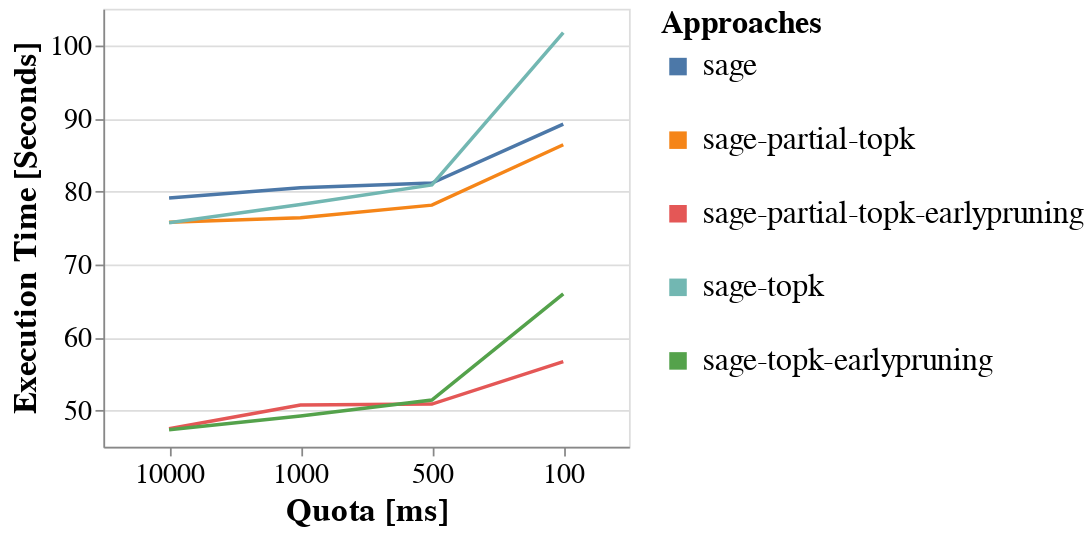

The notebook cell saved with this chart:
### Code cell
base = alt.Chart(df).properties(height=250, width=300)

base.mark_line().encode(
    x=alt.X(
        "quota:N",
        title="Quota [ms]",
        sort=["10000", "1000", "500", "100"],
        axis=alt.Axis(labelAngle=0)
    ),
    y=alt.Y(
        "execution_time:Q",
        title="Execution Time [Seconds]",
        scale=alt.Scale(zero=False)
    ),
    color=alt.Color(
        "approach:N",
        legend=alt.Legend(
            title="Approaches",
            labelFontSize=18,
            titleFontSize=18,
            labelLimit=300,
            symbolStrokeWidth=10
        )
    )
).configure_axis(
    labelFontSize=16,
    titleFontSize=19
)

### Figure 1 — Vega-Lite specification as saved in the notebook (floating-point values rounded to 4 significant figures)
{"config": {"view": {"continuousWidth": 400, "continuousHeight": 300}, "axis": {"labelFontSize": 16, "titleFontSize": 19}}, "data": {"name": "data-3a2160549462f8f6999827ae47a04cd5"}, "mark": "line", "encoding": {"color": {"field": "approach", "legend": {"labelFontSize": 18, "labelLimit": 300, "symbolStrokeWidth": 10, "title": "Approaches", "titleFontSize": 18}, "type": "nominal"}, "x": {"axis": {"labelAngle": 0}, "field": "quota", "sort": ["10000", "1000", "500", "100"], "title": "Quota [ms]", "type": "nominal"}, "y": {"field": "execution_time", "scale": {"zero": false}, "title": "Execution Time [Seconds]", "type": "quantitative"}}, "height": 250, "width": 300, "$schema": "https://vega.github.io/schema/vega-lite/v4.17.0.json", "datasets": {"data-3a2160549462f8f6999827ae47a04cd5": [{"xp": "earlypruning", "approach": "sage-partial-topk-earlypruning", "quota": "100", "limit": "LIMIT 0", "run": 2.0, "execution_time": 56.65, "data_transfer": 7.97, "http_calls": 496.0, "solutions": 8361.0, "resuming_time": 5.218, "saving_time": 0.1215}, {"xp": "earlypruning", "approach": "sage-partial-topk-earlypruning", "quota": "1000", "limit": "LIMIT 0", "run": 2.0, "execution_time": 50.72, "data_transfer": 4.842, "http_calls": 66.67, "solutions": 8361.0, "resuming_time": 0.676, "saving_time": 0.01422}, {"xp": "earlypruning", "approach": "sage-partial-topk-earlypruning", "quota": "10000", "limit": "LIMIT 0", "run": 2.0, "execution_time": 47.47, "data_transfer": 3.13, "http_calls": 25.0, "solutions": 8361.0, "resuming_time": 0.1714, "saving_time": 8.663e-06}, {"xp": "earlypruning", "approach": "sage-partial-topk-earlypruning", "quota": "500", "limit": "LIMIT 0", "run": 2.0, "execution_time": 50.84, "data_transfer": 5.231, "http_calls": 110.3, "solutions": 8361.0, "resuming_time": 1.154, "saving_time": 0.02704}, {"xp": "earlypruning", "approach": "sage-topk-earlypruning", "quota": "100", "limit": "LIMIT 0", "run": 2.0, "execution_time": 65.94, "data_transfer": 222.6, "http_calls": 493.7, "solutions": 8361.0, "resuming_time": 9.667, "saving_time": 2.644}, {"xp": "earlypruning", "approach": "sage-topk-earlypruning", "quota": "1000", "limit": "LIMIT 0", "run": 2.0, "execution_time": 49.22, "data_transfer": 24.64, "http_calls": 65.0, "solutions": 8361.0, "resuming_time": 1.073, "saving_time": 0.2423}, {"xp": "earlypruning", "approach": "sage-topk-earlypruning", "quota": "10000", "limit": "LIMIT 0", "run": 2.0, "execution_time": 47.35, "data_transfer": 2.619, "http_calls": 25.0, "solutions": 8361.0, "resuming_time": 0.1815, "saving_time": 7.47e-06}, {"xp": "earlypruning", "approach": "sage-topk-earlypruning", "quota": "500", "limit": "LIMIT 0", "run": 2.0, "execution_time": 51.4, "data_transfer": 45.06, "http_calls": 110.0, "solutions": 8361.0, "resuming_time": 1.995, "saving_time": 0.5007}, {"xp": "stateless", "approach": "sage", "quota": "100", "limit": "LIMIT 0", "run": 2.0, "execution_time": 89.19, "data_transfer": 106.8, "http_calls": 773.0, "solutions": 8361.0, "resuming_time": 5.296, "saving_time": 0.16}, {"xp": "stateless", "approach": "sage", "quota": "1000", "limit": "LIMIT 0", "run": 2.0, "execution_time": 80.48, "data_transfer": 103.6, "http_calls": 116.3, "solutions": 8361.0, "resuming_time": 0.9405, "saving_time": 0.02223}, {"xp": "stateless", "approach": "sage", "quota": "10000", "limit": "LIMIT 0", "run": 2.0, "execution_time": 79.06, "data_transfer": 103.4, "http_calls": 63.0, "solutions": 8361.0, "resuming_time": 0.6423, "saving_time": 0.007408}, {"xp": "stateless", "approach": "sage", "quota": "500", "limit": "LIMIT 0", "run": 2.0, "execution_time": 81.13, "data_transfer": 104.0, "http_calls": 180.0, "solutions": 8361.0, "resuming_time": 1.263, "saving_time": 0.03774}, {"xp": "stateless", "approach": "sage-partial-topk", "quota": "100", "limit": "LIMIT 0", "run": 2.0, "execution_time": 86.37, "data_transfer": 9.214, "http_calls": 765.0, "solutions": 8361.0, "resuming_time": 6.763, "saving_time": 0.171}, {"xp": "stateless", "approach": "sage-partial-topk", "quota": "1000", "limit": "LIMIT 0", "run": 2.0, "execution_time": 76.38, "data_transfer": 4.967, "http_calls": 91.33, "solutions": 8361.0, "resuming_time": 0.8102, "saving_time": 0.02021}, {"xp": "stateless", "approach": "sage-partial-topk", "quota": "10000", "limit": "LIMIT 0", "run": 2.0, "execution_time": 75.77, "data_transfer": 3.406, "http_calls": 27.0, "solutions": 8361.0, "resuming_time": 0.1889, "saving_time": 0.0006981}, {"xp": "stateless", "approach": "sage-partial-topk", "quota": "500", "limit": "LIMIT 0", "run": 2.0, "execution_time": 78.1, "data_transfer": 5.456, "http_calls": 165.7, "solutions": 8361.0, "resuming_time": 1.447, "saving_time": 0.03967}, {"xp": "stateless", "approach": "sage-topk", "quota": "100", "limit": "LIMIT 0", "run": 2.0, "execution_time": 101.7, "data_transfer": 335.8, "http_calls": 774.0, "solutions": 8361.0, "resuming_time": 13.05, "saving_time": 4.087}, {"xp": "stateless", "approach": "sage-topk", "quota": "1000", "limit": "LIMIT 0", "run": 2.0, "execution_time": 78.2, "data_transfer": 35.88, "http_calls": 91.67, "solutions": 8361.0, "resuming_time": 1.409, "saving_time": 0.3753}, {"xp": "stateless", "approach": "sage-topk", "quota": "10000", "limit": "LIMIT 0", "run": 2.0, "execution_time": 75.69, "data_transfer": 3.808, "http_calls": 27.0, "solutions": 8361.0, "resuming_time": 0.208, "saving_time": 0.01282}, {"xp": "stateless", "approach": "sage-topk", "quota": "500", "limit": "LIMIT 0", "run": 2.0, "execution_time": 80.87, "data_transfer": 69.04, "http_calls": 166.7, "solutions": 8361.0, "resuming_time": 2.633, "saving_time": 0.8456}]}}
